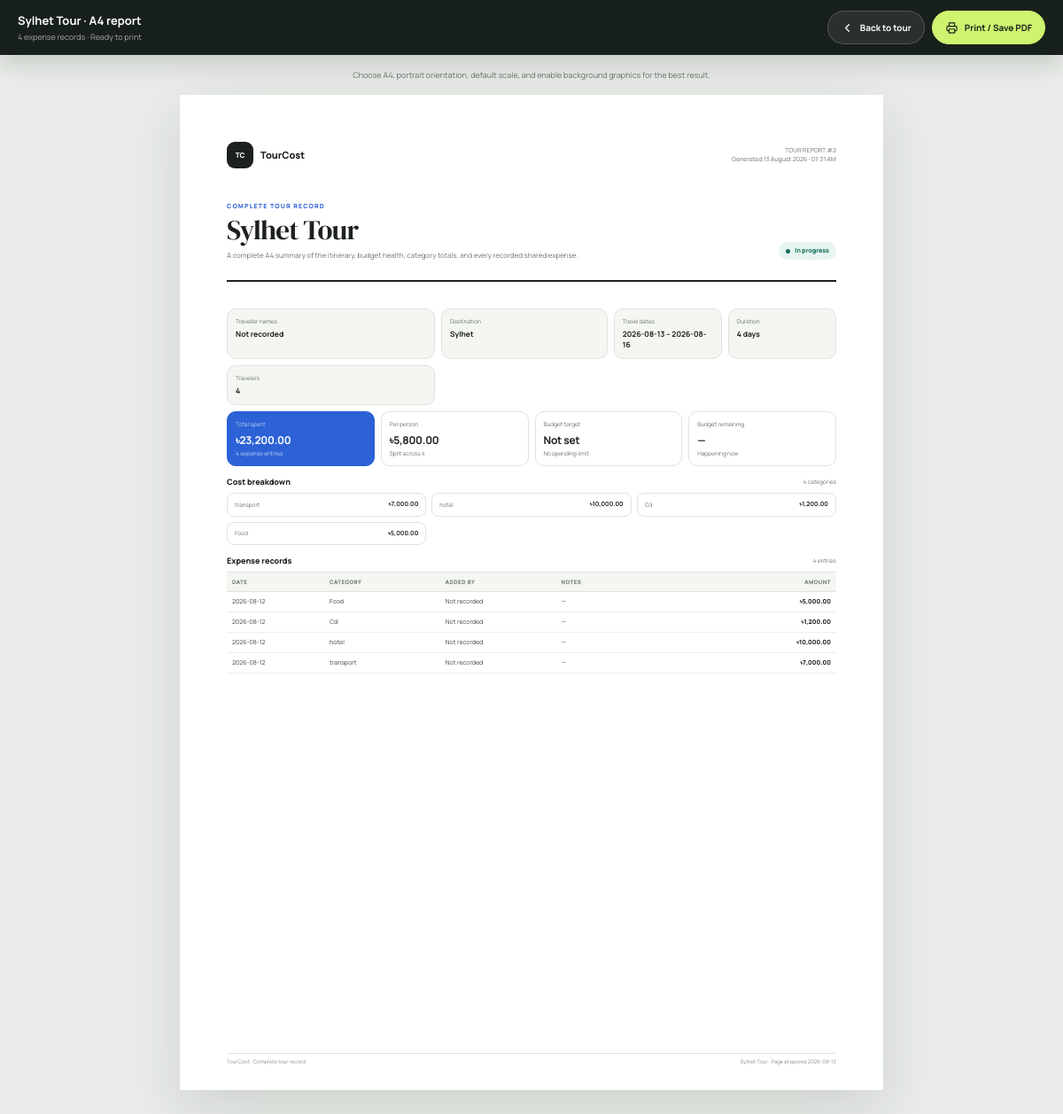
Page /tour/2/print (signed in) on the committed database.
### tables this page shows
CREATE TABLE tours (
                id INTEGER PRIMARY KEY AUTOINCREMENT,
                title TEXT NOT NULL,
                destination TEXT NOT NULL,
                start_date TEXT NOT NULL,
                end_date TEXT NOT NULL,
                travelers INTEGER NOT NULL,
                transport_cost REAL NOT NULL DEFAULT 0,
                hotel_cost_per_night REAL NOT NULL DEFAULT 0,
                hotel_nights INTEGER NOT NULL DEFAULT 0,
                food_cost_per_person_per_day REAL NOT NULL DEFAULT 0,
                food_days INTEGER NOT NULL DEFAULT 0,
                activities_cost REAL NOT NULL DEFAULT 0,
                visa_cost REAL NOT NULL DEFAULT 0,
                shopping_cost REAL NOT NULL DEFAULT 0,
                other_cost REAL NOT NULL DEFAULT 0,
                tax_percent REAL NOT NULL DEFAULT 0,
                contingency_percent REAL NOT NULL DEFAULT 0,
                notes TEXT DEFAULT '',
                created_at TEXT NOT NULL,
                updated_at TEXT NOT NULL
            , total_cost REAL NOT NULL DEFAULT 0, budget_limit REAL NOT NULL DEFAULT 0, traveller_name TEXT NOT NULL DEFAULT '');

CREATE TABLE expenses (
                    id INTEGER PRIMARY KEY AUTOINCREMENT,
                    tour_id INTEGER NOT NULL,
                    category TEXT NOT NULL,
                    amount REAL NOT NULL,
                    expense_date TEXT NOT NULL,
                    notes TEXT DEFAULT '',
                    created_at TEXT NOT NULL,
                    updated_at TEXT NOT NULL, created_by_id INTEGER,
                    FOREIGN KEY(tour_id) REFERENCES tours(id) ON DELETE CASCADE
                );

### app.py (the view)
@app.route("/tour/<int:tour_id>/print")
@login_required
def print_tour(tour_id):
    with get_db() as conn:
        tour = conn.execute("SELECT * FROM tours WHERE id = ?", (tour_id,)).fetchone()
    if not tour:
        flash("Tour not found.", "danger")
        return redirect(url_for("dashboard"))
    costs = calculate_costs(tour)
    insights = get_tour_insights(tour, costs["grand_total"])
    expenses = get_tour_expenses(tour_id)
    payments = get_tour_payments(tour_id)
    return render_template(
        "print_tour.html",
        tour=tour,
        costs=costs,
        insights=insights,
        expenses=expenses,
        payments=payments,
        payments_total=sum(float(payment["amount"]) for payment in payments),
        traveller_names=get_traveller_names(tour),
        generated_at=datetime.now(),
    )

### app.py (called while the page is built)
@contextmanager
def get_db():
    conn = sqlite3.connect(DB_PATH)
    conn.row_factory = sqlite3.Row
    conn.execute("PRAGMA foreign_keys = ON")
    try:
        yield conn
        conn.commit()
    except Exception:
        conn.rollback()
        raise
    finally:
        conn.close()

def get_traveller_names(tour):
    if not tour:
        return []
    keys = tour.keys() if hasattr(tour, "keys") else ()
    if "traveller_names" in keys:
        return list(tour["traveller_names"])
    return [name.strip() for name in (tour["traveller_name"] or "").splitlines() if name.strip()]

def get_tour_expenses(tour_id):
    with get_db() as conn:
        return conn.execute(
            """
            SELECT expenses.*, users.full_name AS added_by_name, users.username AS added_by_username
            FROM expenses
            LEFT JOIN users ON users.id = expenses.created_by_id
            WHERE expenses.tour_id = ?
            ORDER BY expenses.expense_date DESC, expenses.id DESC
            """,
            (tour_id,),
        ).fetchall()

def get_tour_payments(tour_id):
    with get_db() as conn:
        return conn.execute(
            """
            SELECT tour_payments.*, users.full_name AS added_by_name,
                   users.username AS added_by_username
            FROM tour_payments
            LEFT JOIN users ON users.id = tour_payments.created_by_id
            WHERE tour_payments.tour_id = ?
            ORDER BY tour_payments.payment_date DESC, tour_payments.id DESC
            """,
            (tour_id,),
        ).fetchall()

def get_user_by_id(user_id):
    with get_db() as conn:
        return conn.execute("SELECT * FROM users WHERE id = ?", (user_id,)).fetchone()

def login_required(view):
    @wraps(view)
    def wrapped(*args, **kwargs):
        if not g.current_user:
            flash("Please log in to continue.", "warning")
            return redirect(url_for("login", next=request.full_path))
        return view(*args, **kwargs)
    return wrapped

@app.before_request
def load_current_user():
    g.current_user = None
    user_id = session.get("user_id")
    if user_id:
        g.current_user = get_user_by_id(user_id)
        if g.current_user is None:
            session.clear()

@app.context_processor
def inject_helpers():
    return {
        "calculate_costs": calculate_costs,
        "get_tour_insights": get_tour_insights,
        "get_traveller_names": get_traveller_names,
        "can_manage_tour_expense": can_manage_tour_expense,
    }

### templates/print_tour.html (shortened to what this page needs)
<!doctype html>
<html lang="en">
<head>
    <link rel="stylesheet" href="{{ url_for('static', filename='print.css') }}">
</head>
<body>
<div class="print-toolbar no-print">
    <div class="toolbar-copy">
        <strong>{{ tour['title'] }} · A4 report</strong>
        <span>{{ expenses|length }} expense {% if expenses|length == 1 %}record{% else %}records{% endif %} · Ready to print</span>
    </div>
    <div class="toolbar-actions">
        <a class="print-button" href="{{ url_for('view_tour', tour_id=tour['id']) }}">
            <svg viewBox="0 0 24 24" fill="none" aria-hidden="true"><path d="m15 18-6-6 6-6" stroke="currentColor" stroke-width="2" stroke-linecap="round" stroke-linejoin="round"/></svg>
            Back to tour
        </a>
        <button class="print-button primary" type="button" onclick="window.print()">
            <svg viewBox="0 0 24 24" fill="none" aria-hidden="true"><path d="M7 9V3h10v6M7 17H5a2 2 0 0 1-2-2v-4a2 2 0 0 1 2-2h14a2 2 0 0 1 2 2v4a2 2 0 0 1-2 2h-2M7 14h10v7H7v-7Z" stroke="currentColor" stroke-width="1.8" stroke-linejoin="round"/></svg>
            Print / Save PDF
        </button>
    </div>
</div>
<p class="screen-hint no-print">Choose A4, portrait orientation, default scale, and enable background graphics for the best result.</p>
<main class="a4-report">
    <header class="report-brand">
        <div class="brand-name"><span class="brand-mark">TC</span><span>TourCost</span></div>
        <div class="report-id">TOUR REPORT #{{ tour['id'] }}<br>Generated {{ generated_at.strftime('%d %B %Y · %I:%M %p') }}</div>
    </header>
    <section class="report-heading">
        <div>
            <span class="kicker">Complete tour record</span>
            <h1>{{ tour['title'] }}</h1>
            <p>A complete A4 summary of the itinerary, budget health, category totals, and every recorded shared expense.</p>
        </div>
        <span class="status {{ insights['status'] }}">{{ insights['status_label'] }}</span>
    </section>
    <section class="meta-grid" aria-label="Tour information">
        <div class="meta-item"><span>Traveller names</span><strong>{{ get_traveller_names(tour)|join(', ') or 'Not recorded' }}</strong></div>
        <div class="meta-item"><span>Destination</span><strong>{{ tour['destination'] }}</strong></div>
        <div class="meta-item"><span>Travel dates</span><strong>{{ tour['start_date'] }} – {{ tour['end_date'] }}</strong></div>
        <div class="meta-item"><span>Duration</span><strong>{{ insights['duration_days'] }} day{% if insights['duration_days'] != 1 %}s{% endif %}</strong></div>
        <div class="meta-item"><span>Travelers</span><strong>{{ tour['travelers'] }}</strong></div>
    </section>
    <section class="metrics-grid" aria-label="Tour totals">
        <article class="metric primary"><span>Total spent</span><strong>&#2547;{{ "{:,.2f}".format(costs['grand_total']) }}</strong><small>{{ expenses|length }} expense {% if expenses|length == 1 %}entry{% else %}entries{% endif %}</small></article>
        <article class="metric"><span>Per person</span><strong>&#2547;{{ "{:,.2f}".format(costs['per_person']) }}</strong><small>Split across {{ tour['travelers'] }}</small></article>
        <article class="metric"><span>Budget target</span><strong>{% if insights['budget_limit'] > 0 %}&#2547;{{ "{:,.2f}".format(insights['budget_limit']) }}{% else %}Not set{% endif %}</strong><small>{% if insights['budget_limit'] > 0 %}{{ "{:.0f}".format(insights['budget_percent']) }}% used{% else %}No spending limit{% endif %}</small></article>
        <article class="metric {% if insights['over_budget'] %}danger{% endif %}"><span>{% if insights['over_budget'] %}Over budget{% else %}Budget remaining{% endif %}</span><strong>{% if insights['budget_remaining'] is not none %}&#2547;{{ "{:,.2f}".format((-insights['budget_remaining']) if insights['over_budget'] else insights['budget_remaining']) }}{% else %}—{% endif %}</strong><small>{{ insights['timing_label'] }}</small></article>
    </section>
    {% if costs['category_breakdown'] %}
    <div class="section-heading"><h2>Cost breakdown</h2><span>{{ costs['category_breakdown']|length }} {% if costs['category_breakdown']|length == 1 %}category{% else %}categories{% endif %}</span></div>
    <section class="category-grid" aria-label="Cost categories">
        {% for category in costs['category_breakdown'] %}
        <div class="category-item"><span>{{ category['label'] }}</span><strong>&#2547;{{ "{:,.2f}".format(category['amount']) }}</strong></div>
        {% endfor %}
    </section>
    {% endif %}
    <div class="section-heading"><h2>Expense records</h2><span>{{ expenses|length }} {% if expenses|length == 1 %}entry{% else %}entries{% endif %}</span></div>
    <table>
        <colgroup><col style="width:16%"><col style="width:19%"><col style="width:19%"><col><col style="width:17%"></colgroup>
        <thead><tr><th>Date</th><th>Category</th><th>Added by</th><th>Notes</th><th class="amount">Amount</th></tr></thead>
        <tbody>
        {% for expense in expenses %}
            <tr>
                <td>{{ expense['expense_date'] }}</td>
                <td>{{ expense['category'] }}</td>
                <td>{% if expense['added_by_name'] %}{{ expense['added_by_name'] }}{% if expense['added_by_username'] %}<br><small>@{{ expense['added_by_username'] }}</small>{% endif %}{% else %}Not recorded{% endif %}</td>
                <td>{{ expense['notes'] or '—' }}</td>
                <td class="amount">&#2547;{{ "{:,.2f}".format(expense['amount']) }}</td>
            </tr>
        {% else %}
            <tr><td class="empty-row" colspan="5">No individual expenses have been recorded for this tour.</td></tr>
        {% endfor %}
        </tbody>
    </table>
    <footer class="report-footer"><span>TourCost · Complete tour record</span><span>{{ tour['title'] }} · Page prepared {{ generated_at.strftime('%Y-%m-%d') }}</span></footer>
</main>
</body>
</html>

### rows in the picture
tours: title "Sylhet Tour", id "2", destination "Sylhet", start_date "2026-08-13", end_date "2026-08-16", travelers "4"
expenses: label "transport", amount "7,000.00", expense_date "2026-08-12", category "transport", notes "—"
expenses: label "hotel", amount "10,000.00", expense_date "2026-08-12", category "hotel", notes "—"
expenses: label "Cd", amount "1,200.00", expense_date "2026-08-12", category "Cd", notes "—"
expenses: label "Food", amount "5,000.00", expense_date "2026-08-12", category "Food", notes "—"

### other values in the picture
{{ expenses|length }} "4"
{{ insights['status_label'] }} "In progress"
{{ get_traveller_names(tour)|join(', ') or 'Not recorded' }} "Not recorded"
{{ insights['duration_days'] }} "4"
{{ "{:,.2f}".format(costs['grand_total']) }} "23,200.00"
{{ "{:,.2f}".format(costs['per_person']) }} "5,800.00"
{{ insights['timing_label'] }} "Happening now"
{{ costs['category_breakdown']|length }} "4"
